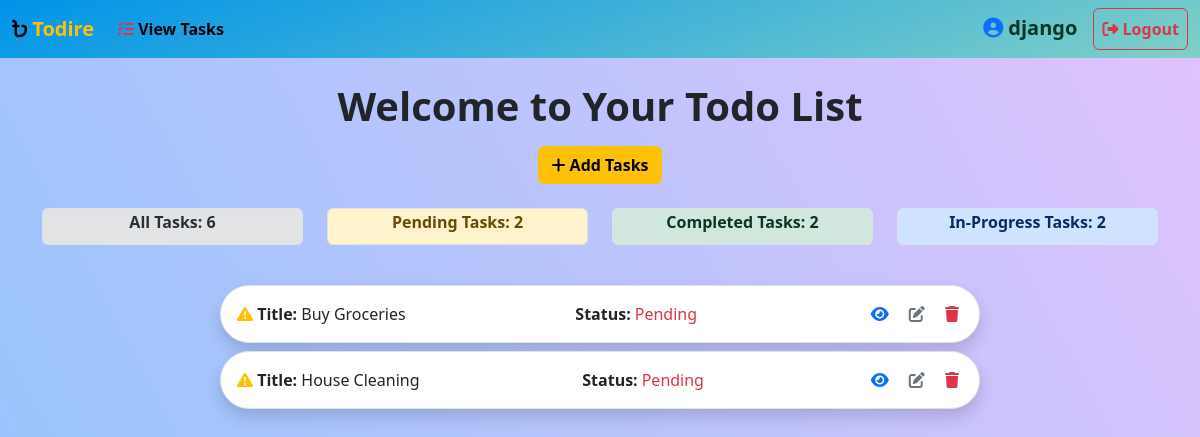
The app's page /tasks/all/?status=pending (signed in) with its own data.
### task/models.py (models this page shows, shortened)
class Task(models.Model):
    title = models.CharField(max_length=200)
    options = (
        ('pending','Pending'),
        ('in_progress', 'In Progress'),
        ('completed','Completed'),
    )
    status = models.CharField(max_length=200,choices=options,default='pending')
    description = models.TextField()
    created_date = models.DateTimeField(auto_now_add=True)
    due_date = models.DateTimeField(null=True, blank=True)
    user_object = models.ForeignKey(User,on_delete=models.CASCADE)

### task/views.py (the view)
# urls.py: path('tasks/all/', views.TaskListView.as_view(), name='task-list'),  # URL for listing all tasks
@method_decorator(decorator, name="dispatch")
class TaskListView(View):
    def get(self, request, *args, **kwargs):
        status_filter = request.GET.get('status')
        if status_filter:
            qs = Task.objects.filter(user_object=request.user, status=status_filter)
        else:
            qs = Task.objects.filter(user_object=request.user)
        pending_count = Task.objects.filter(user_object=request.user, status='pending').count()
        completed_count = Task.objects.filter(user_object=request.user, status='completed').count()
        in_progress_count = Task.objects.filter(user_object=request.user, status='in_progress').count()
        all_count = Task.objects.filter(user_object=request.user).count()
        return render(request, 'task_list.html', {
            'data': qs,
            'pending_count': pending_count,
            'completed_count': completed_count,
            'in_progress_count': in_progress_count,
            'all_count': all_count
        })

### task/decorator.py (called while the page is built)
def signin_required(fn):
    def wrapper(request,*args,**kwargs):
        if not request.user.is_authenticated:
            messages.error(request,"Invalid Session")
            return redirect("signin")
        else:
            return fn(request,*args,**kwargs)
    return wrapper

### task/templates/task_list.html (shortened to what this page needs)
<!DOCTYPE html>
{% load static %}
<html lang="en">
<head>
    <link href="https://cdn.jsdelivr.net/npm/bootstrap@5.3.2/dist/css/bootstrap.min.css" rel="stylesheet"
>
    <link rel="stylesheet" href="{% static 'css/task_list.css' %}">
</head>
<body>
    <nav class="navbar navbar-expand-lg bg-body-tertiary">
        <div class="container-fluid">
            <a class="navbar-brand text-warning fw-bolder" href="#"><i
                    class="fa-solid fa-bangladeshi-taka-sign text-black"></i>
                <b>Todire</b></a>
            <div class="collapse navbar-collapse" id="navbarNavAltMarkup">
                <div class="navbar-nav me-auto">
                    <a class="nav-link active fw-bolder" href="{% url 'task-list' %}"><i
                            class="fa-solid fa-list-check text-danger"></i> View Tasks</a>
                </div>
                <div class="navbar-nav">
                    <a class="navbar-brand text-success-emphasis fw-bolder" href="#"><i
                            class="fa-solid fa-circle-user text-primary"></i>
                        {{ request.user }}</a>
                    <a class="btn btn-light nav-link fw-bolder btn-logout" href="{% url 'signout' %}"><i
                            class="fa-solid fa-right-from-bracket"></i> <b>Logout</b></a>
                </div>
            </div>
        </div>
    </nav>
    <div class="container text-center mt-4">
        <h1 class="fw-bolder">Welcome to Your Todo List</h1>
        <a class="btn btn-warning fw-bold mt-2" href="{% url 'task-add' %}"><i class="fa-solid fa-plus"></i> Add
            Tasks</a>
    </div>
    <div class="container text-center mt-4">
        <div class="row">
            <div class="col-md-3">
                <a href="{% url 'task-list' %}" class="text-decoration-none">
                    <div class="border mb-3 text-capitalize p-1 rounded alert alert-secondary">
                        <h6><b>All Tasks: {{ all_count }}</b></h6>
                    </div>
                </a>
            </div>
            <div class="col-md-3">
                <a href="?status=pending" class="text-decoration-none">
                    <div class="border mb-3 text-capitalize p-1 rounded alert alert-warning">
                        <h6><b>Pending Tasks: {{ pending_count }}</b></h6>
                    </div>
                </a>
            </div>
            <div class="col-md-3">
                <a href="?status=completed" class="text-decoration-none">
                    <div class="border mb-3 text-capitalize p-1 rounded alert alert-success">
                        <h6><b>Completed Tasks: {{ completed_count }}</b></h6>
                    </div>
                </a>
            </div>
            <div class="col-md-3">
                <a href="?status=in_progress" class="text-decoration-none">
                    <div class="border mb-3 text-capitalize p-1 rounded alert alert-primary">
                        <h6><b>In-Progress Tasks: {{ in_progress_count }}</b></h6>
                    </div>
                </a>
            </div>
        </div>
    </div>
    <div class="container mt-4">
        {% for t in data %}
        <div class="row mb-2">
            <div class="col-12 col-md-8 offset-md-2 border rounded-pill p-3 shadow bg-white">
                <div class="d-flex justify-content-between align-items-center">
                    <div>
                        {% if t.status == 'completed' %}
                        <i class="fa-solid fa-check text-success"></i>
                        {% elif t.status == 'pending' %}
                        <i class="fa-solid fa-exclamation-triangle text-warning"></i>
                        {% elif t.status == 'in_progress' %}
                        <i class="fa-solid fa-spinner text-primary"></i>
                        {% endif %}
                        <span class="{% if t.status == 'completed' %}task-completed{% endif %}"><b>Title:</b>
                            {{t.title}}</span>
                    </div>
                    <div class="d-flex align-items-center">
                        <b class="me-1">Status:</b>
                        <span
                            class="text-capitalize {% if t.status == 'completed' %}text-success{% elif t.status == 'pending' %}text-danger{% elif t.status == 'in_progress' %}text-primary{% endif %}">
                            {{ t.status }}
                        </span>
                    </div>
                    <div>
                        <a href="{% url 'task-detail' t.id %}"
                            class="text-decoration-none text-primary pe-2 fw-bolder"><i
                                class="fa-solid fa-eye p-1 text-primary"></i></a>
                        <a href="{% url 'task-edit' t.id %}"
                            class="text-decoration-none text-secondary pe-2 fw-bolder"><i
                                class="fa-solid fa-pen-to-square p-1 text-secondary"></i></a>
                        <a href="{% url 'task-delete' t.id %}" class="text-decoration-none text-danger fw-bolder"><i
                                class="fa-sharp fa-solid fa-trash p-1 text-danger"></i></a>
                    </div>
                </div>
            </div>
        </div>
        {% endfor %}
    </div>
</body>
</html>

### task/static/css/task_list.css (style rules this page uses)
.navbar { background-color: #0093E9; background-image: linear-gradient(160deg, #0093E9 0%, #80D0C7 100%); }
body { background-color: #8EC5FC; background-image: linear-gradient(62deg, #8EC5FC 0%, #E0C3FC 100%); background-repeat: no-repeat; background-size: 100% 900px; }
.btn-logout { color: #dc3545 !important; border: 1px solid #dc3545 !important; }

### records on screen
Task: title "Buy Groceries", status "Pending"
Task: title "House Cleaning", status "Pending"

### other values on screen
{{ request.user }} "django"
{{ all_count }} "6"
{{ pending_count }} "2"
{{ completed_count }} "2"
{{ in_progress_count }} "2"
